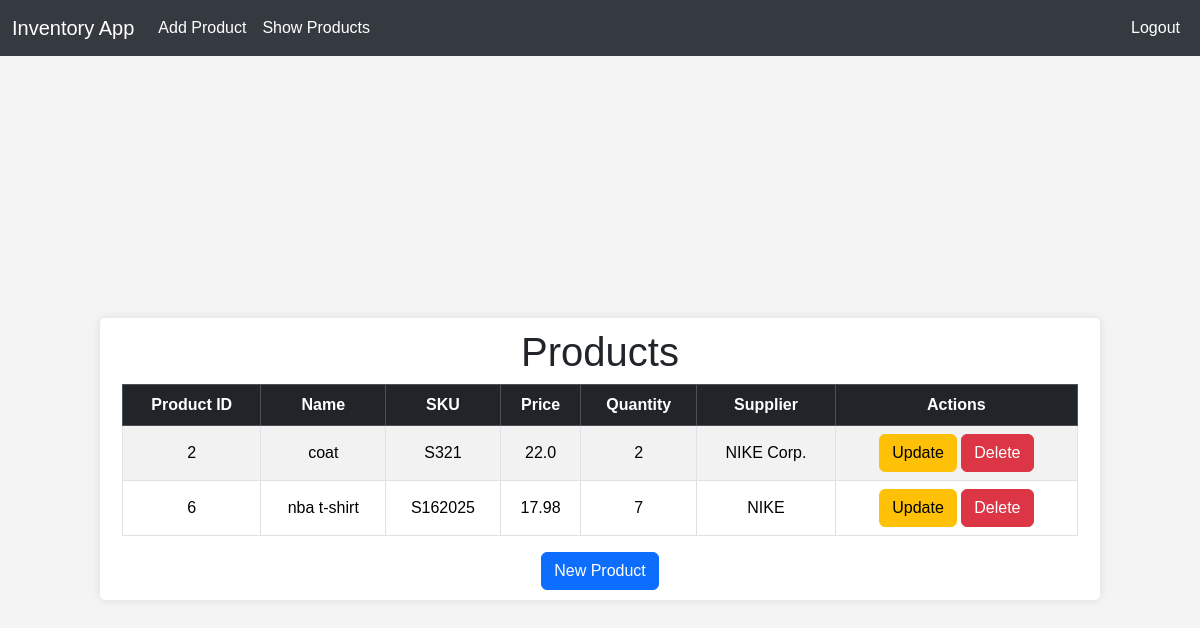
The app's page /list/ (signed in), older data.
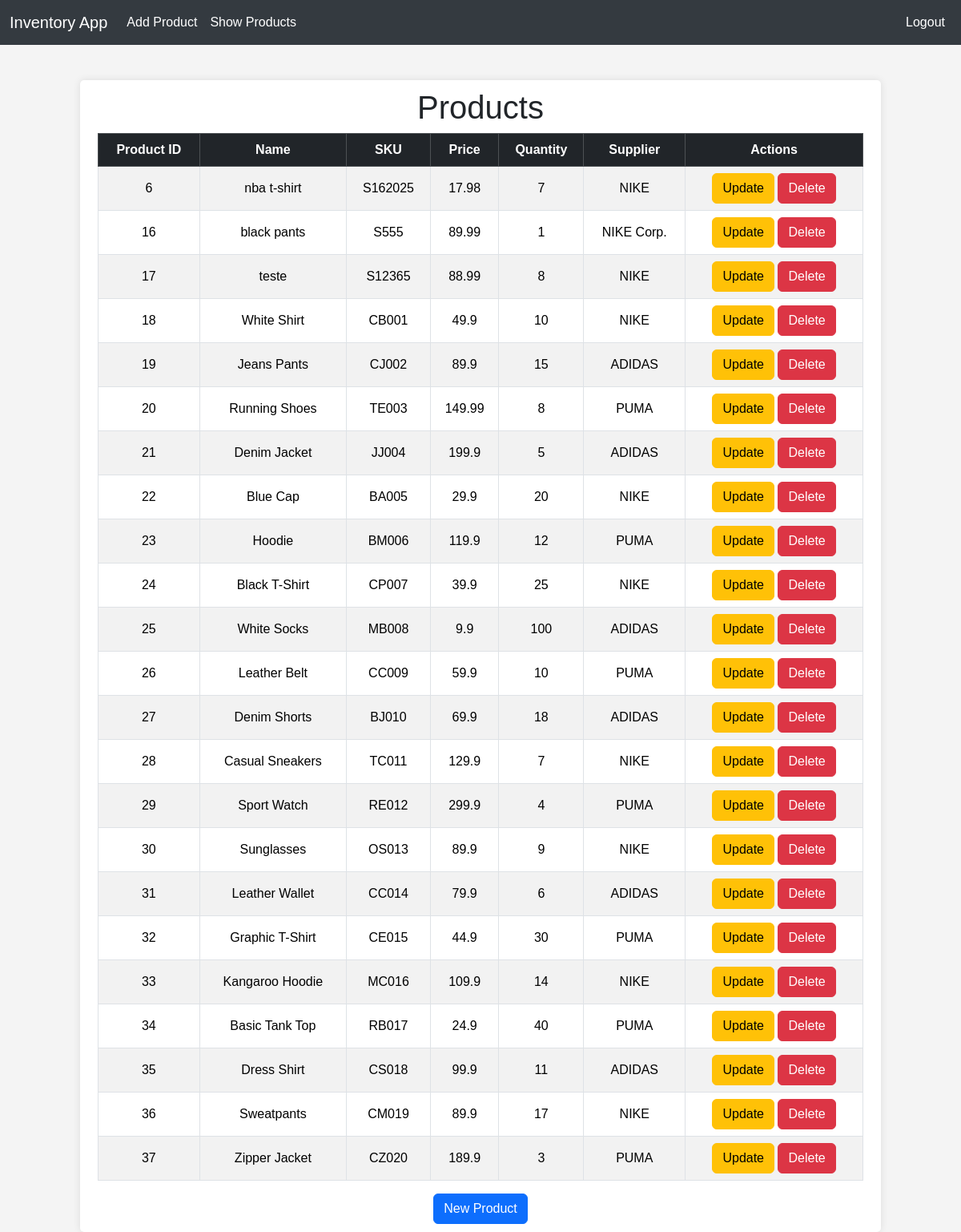
The same page, newer data.
### invApp/models.py (models this page shows, shortened)
class Product(models.Model):
    product_id = models.AutoField(primary_key=True)
    name = models.CharField(max_length=100)
    sku = models.CharField(max_length=50, unique=True)
    price = models.FloatField()
    quantity = models.IntegerField()
    supplier = models.CharField(max_length=100)
    owner = models.ForeignKey(User, on_delete=models.CASCADE)

### invApp/views.py (the view)
# urls.py: path('list/', views.product_list_view, name='product_list'),
@login_required
def product_list_view(request):
    products = Product.objects.filter(owner=request.user)
    return render(request, 'invApp/product_list.html', {'products': products})

### invApp/templates/invApp/product_list.html (shortened to what this page needs)
{% extends "shared/layout.html" %}
{% block content %}
    <h1 class="text-center">Products</h1>
    <div class="container-fluid table-responsive">
        <table class="table table-bordered table-striped text-center">
            <thead class="table-dark">
                <tr>
                    <th>Product ID</th>
                    <th>Name</th>
                    <th>SKU</th>
                    <th>Price</th>
                    <th>Quantity</th>
                    <th>Supplier</th>
                    <th>Actions</th>
                </tr>
            </thead>
            <tbody>
                {% for product in products %}
                    <tr>
                        <td>{{ product.product_id }}</td>
                        <td>{{ product.name }}</td>
                        <td>{{ product.sku }}</td>
                        <td>{{ product.price }}</td>
                        <td>{{ product.quantity }}</td>
                        <td>{{ product.supplier }}</td>
                        <td>
                            <a href="{% url 'product_update' product.product_id %}" class="btn btn-warning">Update</a>
                            <a href="{% url 'product_delete' product.product_id %}" class="btn btn-danger">Delete</a>
                        </td>
                    </tr>
                {% endfor %}
            </tbody>
        </table>
        <div class="text-center">
            <a href="{% url 'product_create' %}" class="btn btn-primary">New Product</a>
        </div>
    </div>
{% endblock %}

Row changes from the older to the newer data that the page shows:
removed Product: product_id "2", name "coat", sku "S321", price "22.0", quantity "2", supplier "NIKE Corp."
added Product: product_id "16", name "black pants", sku "S555", price "89.99", quantity "1", supplier "NIKE Corp."
added Product: product_id "17", name "teste", sku "S12365", price "88.99", quantity "8", supplier "NIKE"
added Product: product_id "18", name "White Shirt", sku "CB001", price "49.9", quantity "10", supplier "NIKE"
added Product: product_id "19", name "Jeans Pants", sku "CJ002", price "89.9", quantity "15", supplier "ADIDAS"
added Product: product_id "20", name "Running Shoes", sku "TE003", price "149.99", quantity "8", supplier "PUMA"
added Product: product_id "21", name "Denim Jacket", sku "JJ004", price "199.9", quantity "5", supplier "ADIDAS"
added Product: product_id "22", name "Blue Cap", sku "BA005", price "29.9", quantity "20", supplier "NIKE"
added Product: product_id "23", name "Hoodie", sku "BM006", price "119.9", quantity "12", supplier "PUMA"
added Product: product_id "24", name "Black T-Shirt", sku "CP007", price "39.9", quantity "25", supplier "NIKE"
added Product: product_id "25", name "White Socks", sku "MB008", price "9.9", quantity "100", supplier "ADIDAS"
added Product: product_id "26", name "Leather Belt", sku "CC009", price "59.9", quantity "10", supplier "PUMA"
added Product: product_id "27", name "Denim Shorts", sku "BJ010", price "69.9", quantity "18", supplier "ADIDAS"
added Product: product_id "28", name "Casual Sneakers", sku "TC011", price "129.9", quantity "7", supplier "NIKE"
added Product: product_id "29", name "Sport Watch", sku "RE012", price "299.9", quantity "4", supplier "PUMA"
added Product: product_id "30", name "Sunglasses", sku "OS013", price "89.9", quantity "9", supplier "NIKE"
added Product: product_id "31", name "Leather Wallet", sku "CC014", price "79.9", quantity "6", supplier "ADIDAS"
added Product: product_id "32", name "Graphic T-Shirt", sku "CE015", price "44.9", quantity "30", supplier "PUMA"
added Product: product_id "33", name "Kangaroo Hoodie", sku "MC016", price "109.9", quantity "14", supplier "NIKE"
added Product: product_id "34", name "Basic Tank Top", sku "RB017", price "24.9", quantity "40", supplier "PUMA"
added Product: product_id "35", name "Dress Shirt", sku "CS018", price "99.9", quantity "11", supplier "ADIDAS"
added Product: product_id "36", name "Sweatpants", sku "CM019", price "89.9", quantity "17", supplier "NIKE"
added Product: product_id "37", name "Zipper Jacket", sku "CZ020", price "189.9", quantity "3", supplier "PUMA"
